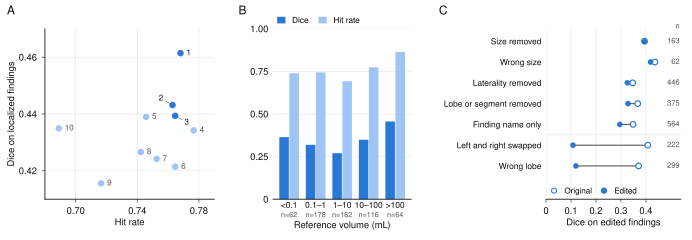

Generate this figure with Python:
"""Further analyses (Figure 7): detection vs delineation, finding size, language cues.
Reads paper/analysis/further_analyses.json (written by paper/analysis/further_analyses.py)."""
import os, json
import numpy as np
import matplotlib; matplotlib.use("Agg")
import matplotlib.pyplot as plt
from matplotlib.patches import Patch
from matplotlib.lines import Line2D

HERE = os.path.dirname(os.path.abspath(__file__))
J = json.load(open(os.path.join(HERE, "..", "analysis", "further_analyses.json")))
FOCAL, LIGHT, DEEP, INK, INK2, GRID = "#2a78d6", "#9ec5f4", "#0d3b7a", "#0b0b0b", "#52514e", "#e6e6e3"
plt.rcParams.update({"font.family": "sans-serif", "font.sans-serif": ["Helvetica", "Arial", "DejaVu Sans"], "font.size": 7,
                     "pdf.fonttype": 42, "svg.fonttype": "none", "axes.linewidth": 0.6, "xtick.major.width": 0.6,
                     "ytick.major.width": 0.6, "xtick.major.size": 2.5, "ytick.major.size": 2.5})
DISPLAY = {"Raidium2": "Raidium"}
fig = plt.figure(figsize=(7.2, 2.5))
axA = fig.add_axes([0.065, 0.17, 0.245, 0.71]); axB = fig.add_axes([0.395, 0.17, 0.20, 0.71]); axC = fig.add_axes([0.79, 0.17, 0.195, 0.71])
for ax in (axA, axB, axC):
    for side in ("top", "right"): ax.spines[side].set_visible(False)
    ax.tick_params(colors=INK2, labelcolor=INK)

# A: hit rate vs Dice among localized findings, 20 best teams, labelled by rank
det = sorted(J["detection"], key=lambda x: x["rank"])[:10]
OFF = {2: (-7, 5), 3: (7, -5)}                                       # label offsets in points; default right of the dot
for x in det:
    top = x["rank"] <= 3
    axA.scatter(x["hit_rate"], x["dice_given_hit"], s=24, color=FOCAL if top else LIGHT, edgecolors="none", zorder=3)
    ox, oy = OFF.get(x["rank"], (4.5, 0))
    axA.annotate(str(x["rank"]), (x["hit_rate"], x["dice_given_hit"]), xytext=(ox, oy), textcoords="offset points",
                 fontsize=6, color=INK if top else INK2, ha="left" if ox > 0 else "right", va="center", zorder=4,
                 arrowprops=dict(arrowstyle="-", color=INK2, lw=0.4, shrinkA=0, shrinkB=2.5) if x["rank"] in OFF else None)
axA.set_xlabel("Hit rate", color=INK, labelpad=2); axA.set_ylabel("Dice on localized findings", color=INK, labelpad=2)
axA.set_xlim(0.68, 0.79); axA.set_ylim(0.41, 0.47); axA.set_xticks([0.70, 0.74, 0.78]); axA.set_yticks([0.42, 0.44, 0.46])
axA.grid(True, color=GRID, linewidth=0.5); axA.set_axisbelow(True)

# B: Dice (dark) and hit rate (light) by reference volume, ten best teams pooled
S = J["size"]; x = np.arange(len(S)); w = 0.36; gap = 0.02
axB.bar(x - w / 2 - gap / 2, [s["dice_mean_top10"] for s in S], width=w, color=FOCAL, edgecolor="none", zorder=2)
axB.bar(x + w / 2 + gap / 2, [s["hit_mean_top10"] for s in S], width=w, color=LIGHT, edgecolor="none", zorder=2)
axB.set_xticks(x); axB.set_xticklabels([f"{s['bin'].replace('-', '–')}\n" for s in S], fontsize=6.3); axB.tick_params(axis="x", length=0, pad=2)
for i, s in enumerate(S): axB.text(i, -0.075, f"n={s['n']}", ha="center", va="top", fontsize=5.4, color=INK2, transform=axB.get_xaxis_transform())
axB.set_xlabel("Reference volume (mL)", color=INK, labelpad=2); axB.set_ylim(0, 1.0); axB.set_yticks([0, 0.25, 0.5, 0.75, 1.0])
axB.set_yticklabels(["0", "0.25", "0.50", "0.75", "1.00"])
axB.yaxis.grid(True, color=GRID, linewidth=0.5); axB.set_axisbelow(True); axB.spines["left"].set_visible(False); axB.tick_params(axis="y", length=0)
axB.legend(handles=[Patch(facecolor=FOCAL, label="Dice"), Patch(facecolor=LIGHT, label="Hit rate")],
           loc="lower left", bbox_to_anchor=(0.0, 1.0), ncol=2, frameon=False, fontsize=6.2, handlelength=1.0, handleheight=0.85,
           columnspacing=1.2, borderaxespad=0.1)

# C: controlled prompt experiment (Teams 1 to 4): the same findings with the original and with the edited sentence.
# Figure 6C shows the mean over the four teams; per_team=True draws one dumbbell per team instead.
RET = os.path.join(HERE, "..", "..", "prompt_variants", "returns")
TEAMS = [("Team 1", "CIRCLE", "#a9c9f2", 0.36), ("Team 2", "AIMHI", FOCAL, 0.24), ("Team 3", "fomofo", "#6da7ec", 0.0), ("Team 4", "needpaper", DEEP, -0.24)]   # label, folder, colour, row offset
PE = {lab: json.load(open(os.path.join(RET, d, "prompt_experiment.json")))["variants"] for lab, d, _, _ in TEAMS}
C = [("Size removed", "no_size"), ("Wrong size", "wrong_size"), ("Laterality removed", "no_laterality"),
     ("Lobe or segment removed", "no_lobe_segment"), ("Finding name only", "finding_only"),
     ("Left and right swapped", "swap_left_right"), ("Wrong lobe", "wrong_lobe")]

def prompt_panel(ax, per_team):
    ys = np.arange(len(C))[::-1]
    for y, (nm, v) in zip(ys, C):
        if per_team:
            for lab, _, col, dy in TEAMS:
                o, e = PE[lab][v]["dice_original"], PE[lab][v]["dice_variant"]
                ax.plot([o, e], [y + dy, y + dy], color=col, linewidth=0.7, alpha=0.6, zorder=1)
                ax.scatter(o, y + dy, s=12, facecolors="white", edgecolors=col, linewidths=0.8, zorder=3)
                ax.scatter(e, y + dy, s=12, color=col, edgecolors="none", zorder=3)
        else:
            o = np.mean([PE[lab][v]["dice_original"] for lab, *_ in TEAMS]); e = np.mean([PE[lab][v]["dice_variant"] for lab, *_ in TEAMS])
            ax.plot([o, e], [y, y], color=INK2, linewidth=0.8, zorder=1)
            ax.scatter(o, y, s=18, facecolors="white", edgecolors=FOCAL, linewidths=0.9, zorder=3)
            ax.scatter(e, y, s=18, color=FOCAL, edgecolors="none", zorder=3)
        ax.text(0.535, y, str(PE["Team 2"][v]["n"]), va="center", ha="right", fontsize=5.6, color=INK2)
    ax.axhline(1.5, color=GRID, linewidth=0.6)
    ax.set_yticks(ys); ax.set_yticklabels([c[0] for c in C], fontsize=6.3); ax.tick_params(axis="y", length=0); ax.spines["left"].set_visible(False)
    ax.set_xlim(0.0, 0.54); ax.set_xticks([0.0, 0.1, 0.2, 0.3, 0.4]); ax.set_xticklabels(["0", "0.1", "0.2", "0.3", "0.4"])
    ax.text(0.535, len(C) - 0.45, "n", va="bottom", ha="right", fontsize=5.6, color=INK2)
    ax.set_xlabel("Dice on edited findings", color=INK, labelpad=2)
    ax.xaxis.grid(True, color=GRID, linewidth=0.5); ax.set_axisbelow(True)
    handles = [Line2D([], [], linestyle="none", marker="o", ms=3.8, mfc="white", mec=FOCAL, mew=0.8, label="Original"),
               Line2D([], [], linestyle="none", marker="o", ms=3.8, color=FOCAL, label="Edited")]
    if per_team:
        handles += [Line2D([], [], color=col, linewidth=1.4, label=lab) for lab, _, col, _ in TEAMS]
        ax.set_ylim(-2.6, len(C) - 0.4)
    else:
        ax.set_ylim(-1.6, len(C) - 0.4)
    ax.legend(handles=handles, loc="lower left", ncol=2, frameon=False, fontsize=6.0, handlelength=1.0, labelspacing=0.25,
              columnspacing=1.0, borderaxespad=0.1)

prompt_panel(axC, per_team=False)

for xpos, letter in ((0.01, "A"), (0.345, "B"), (0.635, "C")):
    fig.text(xpos, 0.93, letter, fontsize=9, color=INK, ha="left", va="bottom")
for ext in ("pdf", "svg"): fig.savefig(os.path.join(HERE, f"fig_further.{ext}"))
fig.savefig(os.path.join(HERE, "fig_further_preview.png"), dpi=220); print("ok")
